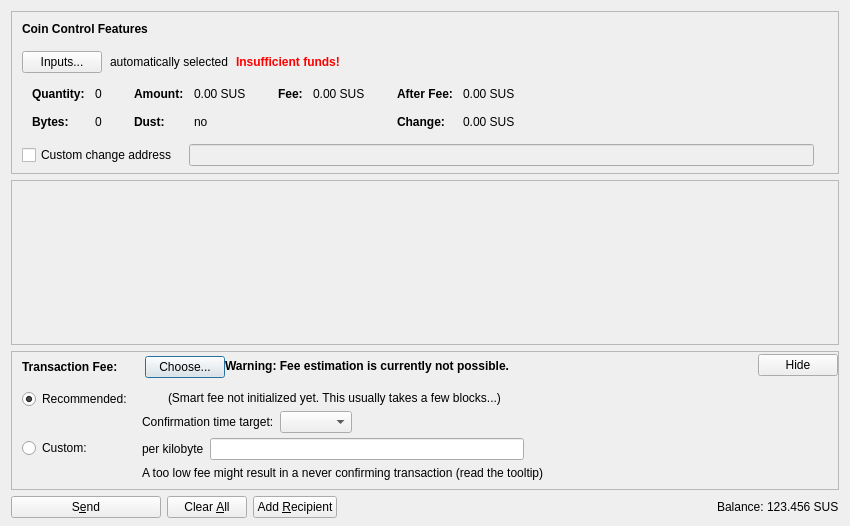
<?xml version="1.0" encoding="UTF-8"?>
<ui version="4.0">
 <class>SendCoinsDialog</class>
 <widget class="QDialog" name="SendCoinsDialog">
  <property name="geometry">
   <rect>
    <x>0</x>
    <y>0</y>
    <width>850</width>
    <height>526</height>
   </rect>
  </property>
  <property name="windowTitle">
   <string>Send Coins</string>
  </property>
  <layout class="QVBoxLayout" name="verticalLayout" stretch="0,1,0,0">
   <property name="bottomMargin">
    <number>8</number>
   </property>
   <item>
    <widget class="QFrame" name="frameCoinControl">
     <property name="sizePolicy">
      <sizepolicy hsizetype="Expanding" vsizetype="Expanding">
       <horstretch>0</horstretch>
       <verstretch>0</verstretch>
      </sizepolicy>
     </property>
     <property name="maximumSize">
      <size>
       <width>16777215</width>
       <height>16777215</height>
      </size>
     </property>
     <property name="frameShape">
      <enum>QFrame::StyledPanel</enum>
     </property>
     <property name="frameShadow">
      <enum>QFrame::Sunken</enum>
     </property>
     <layout class="QVBoxLayout" name="verticalLayoutCoinControl2">
      <property name="spacing">
       <number>0</number>
      </property>
      <property name="leftMargin">
       <number>0</number>
      </property>
      <property name="topMargin">
       <number>0</number>
      </property>
      <property name="rightMargin">
       <number>0</number>
      </property>
      <property name="bottomMargin">
       <number>6</number>
      </property>
      <item>
       <layout class="QVBoxLayout" name="verticalLayoutCoinControl" stretch="0,0,0,0,1">
        <property name="spacing">
         <number>0</number>
        </property>
        <property name="leftMargin">
         <number>10</number>
        </property>
        <property name="topMargin">
         <number>10</number>
        </property>
        <item>
         <layout class="QHBoxLayout" name="horizontalLayoutCoinControl1">
          <property name="bottomMargin">
           <number>15</number>
          </property>
          <item>
           <widget class="QLabel" name="labelCoinControlFeatures">
            <property name="sizePolicy">
             <sizepolicy hsizetype="Preferred" vsizetype="Maximum">
              <horstretch>0</horstretch>
              <verstretch>0</verstretch>
             </sizepolicy>
            </property>
            <property name="font">
             <font>
              <weight>75</weight>
              <bold>true</bold>
             </font>
            </property>
            <property name="styleSheet">
             <string notr="true">font-weight:bold;</string>
            </property>
            <property name="text">
             <string>Coin Control Features</string>
            </property>
           </widget>
          </item>
         </layout>
        </item>
        <item>
         <layout class="QHBoxLayout" name="horizontalLayoutCoinControl2" stretch="0,0,0,0">
          <property name="spacing">
           <number>8</number>
          </property>
          <property name="bottomMargin">
           <number>10</number>
          </property>
          <item>
           <widget class="QPushButton" name="pushButtonCoinControl">
            <property name="styleSheet">
             <string notr="true"/>
            </property>
            <property name="text">
             <string>Inputs...</string>
            </property>
            <property name="autoDefault">
             <bool>false</bool>
            </property>
           </widget>
          </item>
          <item>
           <widget class="QLabel" name="labelCoinControlAutomaticallySelected">
            <property name="text">
             <string>automatically selected</string>
            </property>
            <property name="margin">
             <number>5</number>
            </property>
           </widget>
          </item>
          <item>
           <widget class="QLabel" name="labelCoinControlInsuffFunds">
            <property name="font">
             <font>
              <weight>75</weight>
              <bold>true</bold>
             </font>
            </property>
            <property name="styleSheet">
             <string notr="true">color:red;font-weight:bold;</string>
            </property>
            <property name="text">
             <string>Insufficient funds!</string>
            </property>
            <property name="margin">
             <number>5</number>
            </property>
           </widget>
          </item>
          <item>
           <spacer name="horizontalSpacerCoinControl">
            <property name="orientation">
             <enum>Qt::Horizontal</enum>
            </property>
            <property name="sizeHint" stdset="0">
             <size>
              <width>40</width>
              <height>1</height>
             </size>
            </property>
           </spacer>
          </item>
         </layout>
        </item>
        <item>
         <widget class="QWidget" name="widgetCoinControl" native="true">
          <property name="sizePolicy">
           <sizepolicy hsizetype="Preferred" vsizetype="Preferred">
            <horstretch>0</horstretch>
            <verstretch>0</verstretch>
           </sizepolicy>
          </property>
          <property name="minimumSize">
           <size>
            <width>0</width>
            <height>0</height>
           </size>
          </property>
          <property name="styleSheet">
           <string notr="true"/>
          </property>
          <layout class="QHBoxLayout" name="horizontalLayoutCoinControl5">
           <property name="leftMargin">
            <number>0</number>
           </property>
           <property name="topMargin">
            <number>0</number>
           </property>
           <property name="rightMargin">
            <number>0</number>
           </property>
           <property name="bottomMargin">
            <number>0</number>
           </property>
           <item>
            <layout class="QHBoxLayout" name="horizontalLayoutCoinControl3" stretch="0,0,0,1">
             <property name="spacing">
              <number>20</number>
             </property>
             <property name="topMargin">
              <number>0</number>
             </property>
             <property name="bottomMargin">
              <number>10</number>
             </property>
             <item>
              <layout class="QFormLayout" name="formLayoutCoinControl1">
               <property name="horizontalSpacing">
                <number>10</number>
               </property>
               <property name="verticalSpacing">
                <number>14</number>
               </property>
               <property name="leftMargin">
                <number>10</number>
               </property>
               <property name="topMargin">
                <number>4</number>
               </property>
               <property name="rightMargin">
                <number>6</number>
               </property>
               <item row="0" column="0">
                <widget class="QLabel" name="labelCoinControlQuantityText">
                 <property name="font">
                  <font>
                   <weight>75</weight>
                   <bold>true</bold>
                  </font>
                 </property>
                 <property name="text">
                  <string>Quantity:</string>
                 </property>
                 <property name="margin">
                  <number>0</number>
                 </property>
                </widget>
               </item>
               <item row="0" column="1">
                <widget class="QLabel" name="labelCoinControlQuantity">
                 <property name="cursor">
                  <cursorShape>IBeamCursor</cursorShape>
                 </property>
                 <property name="contextMenuPolicy">
                  <enum>Qt::ActionsContextMenu</enum>
                 </property>
                 <property name="text">
                  <string notr="true">0</string>
                 </property>
                 <property name="margin">
                  <number>0</number>
                 </property>
                 <property name="textInteractionFlags">
                  <set>Qt::LinksAccessibleByMouse|Qt::TextSelectableByKeyboard|Qt::TextSelectableByMouse</set>
                 </property>
                </widget>
               </item>
               <item row="1" column="0">
                <widget class="QLabel" name="labelCoinControlBytesText">
                 <property name="font">
                  <font>
                   <weight>75</weight>
                   <bold>true</bold>
                  </font>
                 </property>
                 <property name="text">
                  <string>Bytes:</string>
                 </property>
                </widget>
               </item>
               <item row="1" column="1">
                <widget class="QLabel" name="labelCoinControlBytes">
                 <property name="cursor">
                  <cursorShape>IBeamCursor</cursorShape>
                 </property>
                 <property name="contextMenuPolicy">
                  <enum>Qt::ActionsContextMenu</enum>
                 </property>
                 <property name="text">
                  <string notr="true">0</string>
                 </property>
                 <property name="textInteractionFlags">
                  <set>Qt::LinksAccessibleByMouse|Qt::TextSelectableByKeyboard|Qt::TextSelectableByMouse</set>
                 </property>
                </widget>
               </item>
              </layout>
             </item>
             <item>
              <layout class="QFormLayout" name="formLayoutCoinControl2">
               <property name="horizontalSpacing">
                <number>10</number>
               </property>
               <property name="verticalSpacing">
                <number>14</number>
               </property>
               <property name="leftMargin">
                <number>6</number>
               </property>
               <property name="topMargin">
                <number>4</number>
               </property>
               <property name="rightMargin">
                <number>6</number>
               </property>
               <item row="0" column="0">
                <widget class="QLabel" name="labelCoinControlAmountText">
                 <property name="font">
                  <font>
                   <weight>75</weight>
                   <bold>true</bold>
                  </font>
                 </property>
                 <property name="text">
                  <string>Amount:</string>
                 </property>
                 <property name="margin">
                  <number>0</number>
                 </property>
                </widget>
               </item>
               <item row="0" column="1">
                <widget class="QLabel" name="labelCoinControlAmount">
                 <property name="cursor">
                  <cursorShape>IBeamCursor</cursorShape>
                 </property>
                 <property name="contextMenuPolicy">
                  <enum>Qt::ActionsContextMenu</enum>
                 </property>
                 <property name="text">
                  <string notr="true">0.00 SUS</string>
                 </property>
                 <property name="textInteractionFlags">
                  <set>Qt::LinksAccessibleByMouse|Qt::TextSelectableByKeyboard|Qt::TextSelectableByMouse</set>
                 </property>
                </widget>
               </item>
               <item row="1" column="0">
                <widget class="QLabel" name="labelCoinControlLowOutputText">
                 <property name="font">
                  <font>
                   <weight>75</weight>
                   <bold>true</bold>
                  </font>
                 </property>
                 <property name="text">
                  <string>Dust:</string>
                 </property>
                </widget>
               </item>
               <item row="1" column="1">
                <widget class="QLabel" name="labelCoinControlLowOutput">
                 <property name="cursor">
                  <cursorShape>IBeamCursor</cursorShape>
                 </property>
                 <property name="contextMenuPolicy">
                  <enum>Qt::ActionsContextMenu</enum>
                 </property>
                 <property name="text">
                  <string notr="true">no</string>
                 </property>
                 <property name="textInteractionFlags">
                  <set>Qt::LinksAccessibleByMouse|Qt::TextSelectableByKeyboard|Qt::TextSelectableByMouse</set>
                 </property>
                </widget>
               </item>
              </layout>
             </item>
             <item>
              <layout class="QFormLayout" name="formLayoutCoinControl3">
               <property name="horizontalSpacing">
                <number>10</number>
               </property>
               <property name="verticalSpacing">
                <number>14</number>
               </property>
               <property name="leftMargin">
                <number>6</number>
               </property>
               <property name="topMargin">
                <number>4</number>
               </property>
               <property name="rightMargin">
                <number>6</number>
               </property>
               <item row="0" column="0">
                <widget class="QLabel" name="labelCoinControlFeeText">
                 <property name="font">
                  <font>
                   <weight>75</weight>
                   <bold>true</bold>
                  </font>
                 </property>
                 <property name="text">
                  <string>Fee:</string>
                 </property>
                 <property name="margin">
                  <number>0</number>
                 </property>
                </widget>
               </item>
               <item row="0" column="1">
                <widget class="QLabel" name="labelCoinControlFee">
                 <property name="cursor">
                  <cursorShape>IBeamCursor</cursorShape>
                 </property>
                 <property name="contextMenuPolicy">
                  <enum>Qt::ActionsContextMenu</enum>
                 </property>
                 <property name="text">
                  <string notr="true">0.00 SUS</string>
                 </property>
                 <property name="textInteractionFlags">
                  <set>Qt::LinksAccessibleByMouse|Qt::TextSelectableByKeyboard|Qt::TextSelectableByMouse</set>
                 </property>
                </widget>
               </item>
              </layout>
             </item>
             <item>
              <layout class="QFormLayout" name="formLayoutCoinControl4">
               <property name="horizontalSpacing">
                <number>10</number>
               </property>
               <property name="verticalSpacing">
                <number>14</number>
               </property>
               <property name="leftMargin">
                <number>6</number>
               </property>
               <property name="topMargin">
                <number>4</number>
               </property>
               <property name="rightMargin">
                <number>6</number>
               </property>
               <item row="0" column="0">
                <widget class="QLabel" name="labelCoinControlAfterFeeText">
                 <property name="font">
                  <font>
                   <weight>75</weight>
                   <bold>true</bold>
                  </font>
                 </property>
                 <property name="text">
                  <string>After Fee:</string>
                 </property>
                 <property name="margin">
                  <number>0</number>
                 </property>
                </widget>
               </item>
               <item row="0" column="1">
                <widget class="QLabel" name="labelCoinControlAfterFee">
                 <property name="cursor">
                  <cursorShape>IBeamCursor</cursorShape>
                 </property>
                 <property name="contextMenuPolicy">
                  <enum>Qt::ActionsContextMenu</enum>
                 </property>
                 <property name="text">
                  <string notr="true">0.00 SUS</string>
                 </property>
                 <property name="textInteractionFlags">
                  <set>Qt::LinksAccessibleByMouse|Qt::TextSelectableByKeyboard|Qt::TextSelectableByMouse</set>
                 </property>
                </widget>
               </item>
               <item row="1" column="0">
                <widget class="QLabel" name="labelCoinControlChangeText">
                 <property name="font">
                  <font>
                   <weight>75</weight>
                   <bold>true</bold>
                  </font>
                 </property>
                 <property name="text">
                  <string>Change:</string>
                 </property>
                </widget>
               </item>
               <item row="1" column="1">
                <widget class="QLabel" name="labelCoinControlChange">
                 <property name="cursor">
                  <cursorShape>IBeamCursor</cursorShape>
                 </property>
                 <property name="contextMenuPolicy">
                  <enum>Qt::ActionsContextMenu</enum>
                 </property>
                 <property name="text">
                  <string notr="true">0.00 SUS</string>
                 </property>
                 <property name="textInteractionFlags">
                  <set>Qt::LinksAccessibleByMouse|Qt::TextSelectableByKeyboard|Qt::TextSelectableByMouse</set>
                 </property>
                </widget>
               </item>
              </layout>
             </item>
            </layout>
           </item>
          </layout>
         </widget>
        </item>
        <item>
         <layout class="QHBoxLayout" name="horizontalLayoutCoinControl4" stretch="0,0,0">
          <property name="spacing">
           <number>12</number>
          </property>
          <property name="sizeConstraint">
           <enum>QLayout::SetDefaultConstraint</enum>
          </property>
          <property name="topMargin">
           <number>5</number>
          </property>
          <property name="rightMargin">
           <number>5</number>
          </property>
          <item>
           <widget class="QCheckBox" name="checkBoxCoinControlChange">
            <property name="toolTip">
             <string>If this is activated, but the change address is empty or invalid, change will be sent to a newly generated address.</string>
            </property>
            <property name="text">
             <string>Custom change address</string>
            </property>
           </widget>
          </item>
          <item>
           <widget class="QValidatedLineEdit" name="lineEditCoinControlChange">
            <property name="enabled">
             <bool>false</bool>
            </property>
            <property name="sizePolicy">
             <sizepolicy hsizetype="Expanding" vsizetype="Fixed">
              <horstretch>0</horstretch>
              <verstretch>0</verstretch>
             </sizepolicy>
            </property>
           </widget>
          </item>
          <item>
           <widget class="QLabel" name="labelCoinControlChangeLabel">
            <property name="sizePolicy">
             <sizepolicy hsizetype="Preferred" vsizetype="Expanding">
              <horstretch>0</horstretch>
              <verstretch>0</verstretch>
             </sizepolicy>
            </property>
            <property name="minimumSize">
             <size>
              <width>0</width>
              <height>0</height>
             </size>
            </property>
            <property name="text">
             <string/>
            </property>
            <property name="margin">
             <number>3</number>
            </property>
           </widget>
          </item>
         </layout>
        </item>
        <item>
         <spacer name="verticalSpacerCoinControl">
          <property name="orientation">
           <enum>Qt::Vertical</enum>
          </property>
          <property name="sizeHint" stdset="0">
           <size>
            <width>800</width>
            <height>1</height>
           </size>
          </property>
         </spacer>
        </item>
       </layout>
      </item>
     </layout>
    </widget>
   </item>
   <item>
    <widget class="QScrollArea" name="scrollArea">
     <property name="widgetResizable">
      <bool>true</bool>
     </property>
     <widget class="QWidget" name="scrollAreaWidgetContents">
      <property name="geometry">
       <rect>
        <x>0</x>
        <y>0</y>
        <width>830</width>
        <height>104</height>
       </rect>
      </property>
      <layout class="QVBoxLayout" name="verticalLayout_2" stretch="0,1">
       <property name="leftMargin">
        <number>0</number>
       </property>
       <property name="topMargin">
        <number>0</number>
       </property>
       <property name="rightMargin">
        <number>0</number>
       </property>
       <property name="bottomMargin">
        <number>0</number>
       </property>
       <item>
        <layout class="QVBoxLayout" name="entries">
         <property name="spacing">
          <number>6</number>
         </property>
        </layout>
       </item>
       <item>
        <spacer name="verticalSpacer">
         <property name="orientation">
          <enum>Qt::Vertical</enum>
         </property>
         <property name="sizeHint" stdset="0">
          <size>
           <width>20</width>
           <height>40</height>
          </size>
         </property>
        </spacer>
       </item>
      </layout>
     </widget>
    </widget>
   </item>
   <item>
    <widget class="QFrame" name="frameFee">
     <property name="sizePolicy">
      <sizepolicy hsizetype="Expanding" vsizetype="Expanding">
       <horstretch>0</horstretch>
       <verstretch>0</verstretch>
      </sizepolicy>
     </property>
     <property name="maximumSize">
      <size>
       <width>16777215</width>
       <height>16777215</height>
      </size>
     </property>
     <property name="frameShape">
      <enum>QFrame::StyledPanel</enum>
     </property>
     <property name="frameShadow">
      <enum>QFrame::Sunken</enum>
     </property>
     <layout class="QVBoxLayout" name="verticalLayoutFee1">
      <property name="spacing">
       <number>0</number>
      </property>
      <property name="leftMargin">
       <number>0</number>
      </property>
      <property name="topMargin">
       <number>0</number>
      </property>
      <property name="rightMargin">
       <number>0</number>
      </property>
      <property name="bottomMargin">
       <number>0</number>
      </property>
      <item>
       <layout class="QVBoxLayout" name="verticalLayoutFee2" stretch="0,0,0">
        <property name="spacing">
         <number>0</number>
        </property>
        <property name="leftMargin">
         <number>10</number>
        </property>
        <property name="topMargin">
         <number>0</number>
        </property>
        <item>
         <layout class="QHBoxLayout" name="horizontalLayoutFee1">
          <property name="bottomMargin">
           <number>0</number>
          </property>
          <item>
           <layout class="QVBoxLayout" name="verticalLayoutFee7">
            <property name="spacing">
             <number>0</number>
            </property>
            <item>
             <spacer name="verticalSpacerSmartFee">
              <property name="orientation">
               <enum>Qt::Vertical</enum>
              </property>
              <property name="sizeType">
               <enum>QSizePolicy::Fixed</enum>
              </property>
              <property name="sizeHint" stdset="0">
               <size>
                <width>1</width>
                <height>4</height>
               </size>
              </property>
             </spacer>
            </item>
            <item>
             <layout class="QHBoxLayout" name="horizontalLayoutSmartFee">
              <property name="spacing">
               <number>10</number>
              </property>
              <item>
               <widget class="QLabel" name="labelFeeHeadline">
                <property name="sizePolicy">
                 <sizepolicy hsizetype="Preferred" vsizetype="Maximum">
                  <horstretch>0</horstretch>
                  <verstretch>0</verstretch>
                 </sizepolicy>
                </property>
                <property name="font">
                 <font>
                  <weight>75</weight>
                  <bold>true</bold>
                 </font>
                </property>
                <property name="styleSheet">
                 <string notr="true">font-weight:bold;</string>
                </property>
                <property name="text">
                 <string>Transaction Fee:</string>
                </property>
               </widget>
              </item>
              <item>
               <widget class="QLabel" name="labelFeeMinimized">
                <property name="text">
                 <string/>
                </property>
               </widget>
              </item>
              <item>
               <widget class="QPushButton" name="buttonChooseFee">
                <property name="text">
                 <string>Choose...</string>
                </property>
               </widget>
              </item>
             </layout>
            </item>
            <item>
             <spacer name="verticalSpacer_5">
              <property name="orientation">
               <enum>Qt::Vertical</enum>
              </property>
              <property name="sizeHint" stdset="0">
               <size>
                <width>1</width>
                <height>1</height>
               </size>
              </property>
             </spacer>
            </item>
           </layout>
          </item>
          <item>
           <widget class="QLabel" name="fallbackFeeWarningLabel">
            <property name="toolTip">
             <string>Using the fallbackfee can result in sending a transaction that will take several hours or days (or never) to confirm. Consider choosing your fee manually or wait until you have validated the complete chain.</string>
            </property>
            <property name="font">
            <font>
                <weight>75</weight>
                <bold>true</bold>
            </font>
            </property>
            <property name="text">
             <string>Warning: Fee estimation is currently not possible.</string>
            </property>
            <property name="wordWrap">
             <bool>false</bool>
            </property>
           </widget>
          </item>
          <item>
           <spacer name="horizontalSpacer_4">
            <property name="orientation">
             <enum>Qt::Horizontal</enum>
            </property>
            <property name="sizeType">
             <enum>QSizePolicy::MinimumExpanding</enum>
            </property>
            <property name="sizeHint" stdset="0">
             <size>
              <width>40</width>
              <height>20</height>
             </size>
            </property>
           </spacer>
          </item>
          <item>
           <widget class="QPushButton" name="buttonMinimizeFee">
            <property name="toolTip">
             <string>collapse fee-settings</string>
            </property>
            <property name="text">
             <string>Hide</string>
            </property>
           </widget>
          </item>
         </layout>
        </item>
        <item>
         <widget class="QFrame" name="frameFeeSelection">
          <layout class="QVBoxLayout" name="verticalLayoutFee12">
           <property name="spacing">
            <number>0</number>
           </property>
           <property name="leftMargin">
            <number>0</number>
           </property>
           <property name="topMargin">
            <number>0</number>
           </property>
           <property name="rightMargin">
            <number>0</number>
           </property>
           <property name="bottomMargin">
            <number>0</number>
           </property>
           <item>
            <layout class="QGridLayout" name="gridLayoutFee">
             <property name="topMargin">
              <number>10</number>
             </property>
             <property name="bottomMargin">
              <number>4</number>
             </property>
             <property name="horizontalSpacing">
              <number>10</number>
             </property>
             <property name="verticalSpacing">
              <number>4</number>
             </property>
             <item row="1" column="1">
              <layout class="QVBoxLayout" name="verticalLayoutFee8">
               <property name="spacing">
                <number>6</number>
               </property>
               <item>
                <layout class="QHBoxLayout" name="horizontalLayoutFee13">
                 <item>
                  <widget class="QLabel" name="labelCustomPerKilobyte">
                   <property name="toolTip">
                    <string>Specify a custom fee per kB (1,000 bytes) of the transaction's virtual size.

Note:  Since the fee is calculated on a per-byte basis, a fee of "100 satoshis per kB" for a transaction size of 500 bytes (half of 1 kB) would ultimately yield a fee of only 50 satoshis.</string>
                   </property>
                   <property name="text">
                    <string>per kilobyte</string>
                   </property>
                  </widget>
                 </item>
                 <item>
                  <widget class="BitcoinAmountField" name="customFee"/>
                 </item>
                 <item>
                  <spacer name="horizontalSpacer_6">
                   <property name="orientation">
                    <enum>Qt::Horizontal</enum>
                   </property>
                   <property name="sizeHint" stdset="0">
                    <size>
                     <width>1</width>
                     <height>1</height>
                    </size>
                   </property>
                  </spacer>
                 </item>
                </layout>
               </item>
               <item>
                <layout class="QHBoxLayout" name="horizontalLayoutFee8">
                 <item>
                  <widget class="QLabel" name="labelCustomFeeWarning">
                   <property name="enabled">
                    <bool>true</bool>
                   </property>
                   <property name="toolTip">
                    <string>When there is less transaction volume than space in the blocks, miners as well as relaying nodes may enforce a minimum fee. Paying only this minimum fee is just fine, but be aware that this can result in a never confirming transaction once there is more demand for suscoin transactions than the network can process.</string>
                   </property>
                   <property name="text">
                    <string>A too low fee might result in a never confirming transaction (read the tooltip)</string>
                   </property>
                  </widget>
                 </item>
                 <item>
                  <spacer name="horizontalSpacer_2">
                   <property name="orientation">
                    <enum>Qt::Horizontal</enum>
                   </property>
                   <property name="sizeHint" stdset="0">
                    <size>
                     <width>1</width>
                     <height>1</height>
                    </size>
                   </property>
                  </spacer>
                 </item>
                </layout>
               </item>
              </layout>
             </item>
             <item row="0" column="0">
              <layout class="QVBoxLayout" name="verticalLayoutFee4" stretch="0,1">
               <item>
                <widget class="QRadioButton" name="radioSmartFee">
                 <property name="text">
                  <string>Recommended:</string>
                 </property>
                 <property name="checked">
                  <bool>true</bool>
                 </property>
                 <attribute name="buttonGroup">
                  <string notr="true">groupFee</string>
                 </attribute>
                </widget>
               </item>
               <item>
                <spacer name="verticalSpacer_2">
                 <property name="orientation">
                  <enum>Qt::Vertical</enum>
                 </property>
                 <property name="sizeHint" stdset="0">
                  <size>
                   <width>1</width>
                   <height>1</height>
                  </size>
                 </property>
                </spacer>
               </item>
              </layout>
             </item>
             <item row="1" column="0">
              <layout class="QVBoxLayout" name="verticalLayoutFee9" stretch="0,1">
               <item>
                <widget class="QRadioButton" name="radioCustomFee">
                 <property name="text">
                  <string>Custom:</string>
                 </property>
                 <attribute name="buttonGroup">
                  <string notr="true">groupFee</string>
                 </attribute>
                </widget>
               </item>
               <item>
                <spacer name="verticalSpacer_6">
                 <property name="orientation">
                  <enum>Qt::Vertical</enum>
                 </property>
                 <property name="sizeHint" stdset="0">
                  <size>
                   <width>1</width>
                   <height>1</height>
                  </size>
                 </property>
                </spacer>
               </item>
              </layout>
             </item>
             <item row="0" column="1">
              <layout class="QVBoxLayout" name="verticalLayoutFee3" stretch="0,0,1">
               <property name="spacing">
                <number>6</number>
               </property>
               <property name="topMargin">
                <number>2</number>
               </property>
               <item>
                <layout class="QHBoxLayout" name="horizontalLayoutFee12">
                 <item>
                  <widget class="QLabel" name="labelSmartFee">
                   <property name="text">
                    <string/>
                   </property>
                  </widget>
                 </item>
                 <item>
                  <widget class="QLabel" name="labelFeeEstimation">
                   <property name="text">
                    <string/>
                   </property>
                  </widget>
                 </item>
                 <item>
                  <widget class="QLabel" name="labelSmartFee2">
                   <property name="text">
                    <string>(Smart fee not initialized yet. This usually takes a few blocks...)</string>
                   </property>
                  </widget>
                 </item>
                 <item>
                  <spacer name="horizontalSpacer_5">
                   <property name="orientation">
                    <enum>Qt::Horizontal</enum>
                   </property>
                   <property name="sizeHint" stdset="0">
                    <size>
                     <width>1</width>
                     <height>1</height>
                    </size>
                   </property>
                  </spacer>
                 </item>
                </layout>
               </item>
               <item>
                <layout class="QHBoxLayout" name="horizontalLayoutFee9">
                 <item>
                  <layout class="QVBoxLayout" name="verticalLayoutFee6">
                   <item>
                    <widget class="QLabel" name="labelSmartFee3">
                     <property name="text">
                      <string>Confirmation time target:</string>
                     </property>
                    </widget>
                   </item>
                  </layout>
                 </item>
                 <item>
                  <layout class="QVBoxLayout" name="verticalLayoutFee5">
                   <property name="rightMargin">
                    <number>30</number>
                   </property>
                   <item>
                    <layout class="QHBoxLayout" name="horizontalLayoutConfTarget">
                     <property name="bottomMargin">
                      <number>0</number>
                     </property>
                     <item>
                      <widget class="QComboBox" name="confTargetSelector"/>
                     </item>
                     <item>
                      <spacer name="horizontalSpacerConfTarget">
                       <property name="orientation">
                        <enum>Qt::Horizontal</enum>
                       </property>
                       <property name="sizeHint" stdset="0">
                        <size>
                         <width>40</width>
                         <height>20</height>
                        </size>
                       </property>
                      </spacer>
                     </item>
                    </layout>
                   </item>
                  </layout>
                 </item>
                </layout>
               </item>
               <item>
                <spacer name="verticalSpacer_4">
                 <property name="orientation">
                  <enum>Qt::Vertical</enum>
                 </property>
                 <property name="sizeHint" stdset="0">
                  <size>
                   <width>1</width>
                   <height>1</height>
                  </size>
                 </property>
                </spacer>
               </item>
              </layout>
             </item>
            </layout>
           </item>
          </layout>
         </widget>
        </item>
        <item>
         <spacer name="verticalSpacerFee">
          <property name="orientation">
           <enum>Qt::Vertical</enum>
          </property>
          <property name="sizeHint" stdset="0">
           <size>
            <width>40</width>
            <height>5</height>
           </size>
          </property>
         </spacer>
        </item>
       </layout>
      </item>
     </layout>
    </widget>
   </item>
   <item>
    <layout class="QHBoxLayout" name="horizontalLayout">
     <item>
      <widget class="QPushButton" name="sendButton">
       <property name="minimumSize">
        <size>
         <width>150</width>
         <height>0</height>
        </size>
       </property>
       <property name="toolTip">
        <string>Confirm the send action</string>
       </property>
       <property name="text">
        <string>S&amp;end</string>
       </property>
       <property name="icon">
        <iconset resource="../bitcoin.qrc">
         <normaloff>:/icons/send</normaloff>:/icons/send</iconset>
       </property>
       <property name="autoDefault">
        <bool>false</bool>
       </property>
       <property name="default">
        <bool>false</bool>
       </property>
      </widget>
     </item>
     <item>
      <widget class="QPushButton" name="clearButton">
       <property name="sizePolicy">
        <sizepolicy hsizetype="Minimum" vsizetype="Fixed">
         <horstretch>0</horstretch>
         <verstretch>0</verstretch>
        </sizepolicy>
       </property>
       <property name="toolTip">
        <string>Clear all fields of the form.</string>
       </property>
       <property name="text">
        <string>Clear &amp;All</string>
       </property>
       <property name="icon">
        <iconset resource="../bitcoin.qrc">
         <normaloff>:/icons/remove</normaloff>:/icons/remove</iconset>
       </property>
       <property name="autoDefault">
        <bool>false</bool>
       </property>
      </widget>
     </item>
     <item>
      <widget class="QPushButton" name="addButton">
       <property name="toolTip">
        <string>Send to multiple recipients at once</string>
       </property>
       <property name="text">
        <string>Add &amp;Recipient</string>
       </property>
       <property name="icon">
        <iconset resource="../bitcoin.qrc">
         <normaloff>:/icons/add</normaloff>:/icons/add</iconset>
       </property>
       <property name="autoDefault">
        <bool>false</bool>
       </property>
      </widget>
     </item>
     <item>
      <spacer name="horizontalSpacer">
       <property name="orientation">
        <enum>Qt::Horizontal</enum>
       </property>
       <property name="sizeHint" stdset="0">
        <size>
         <width>40</width>
         <height>20</height>
        </size>
       </property>
      </spacer>
     </item>
     <item>
      <layout class="QHBoxLayout" name="horizontalLayout_2">
       <property name="spacing">
        <number>3</number>
       </property>
       <item>
        <widget class="QLabel" name="label">
         <property name="sizePolicy">
          <sizepolicy hsizetype="Preferred" vsizetype="Fixed">
           <horstretch>0</horstretch>
           <verstretch>0</verstretch>
          </sizepolicy>
         </property>
         <property name="text">
          <string>Balance:</string>
         </property>
        </widget>
       </item>
       <item>
        <widget class="QLabel" name="labelBalance">
         <property name="sizePolicy">
          <sizepolicy hsizetype="Preferred" vsizetype="Fixed">
           <horstretch>0</horstretch>
           <verstretch>0</verstretch>
          </sizepolicy>
         </property>
         <property name="cursor">
          <cursorShape>IBeamCursor</cursorShape>
         </property>
         <property name="text">
          <string notr="true">123.456 SUS</string>
         </property>
         <property name="textInteractionFlags">
          <set>Qt::LinksAccessibleByMouse|Qt::TextSelectableByKeyboard|Qt::TextSelectableByMouse</set>
         </property>
        </widget>
       </item>
      </layout>
     </item>
    </layout>
   </item>
  </layout>
 </widget>
 <customwidgets>
  <customwidget>
   <class>QValidatedLineEdit</class>
   <extends>QLineEdit</extends>
   <header>qt/qvalidatedlineedit.h</header>
  </customwidget>
  <customwidget>
   <class>BitcoinAmountField</class>
   <extends>QLineEdit</extends>
   <header>qt/bitcoinamountfield.h</header>
   <container>1</container>
  </customwidget>
 </customwidgets>
 <resources>
  <include location="../bitcoin.qrc"/>
 </resources>
 <connections/>
 <buttongroups>
  <buttongroup name="groupFee"/>
 </buttongroups>
</ui>
